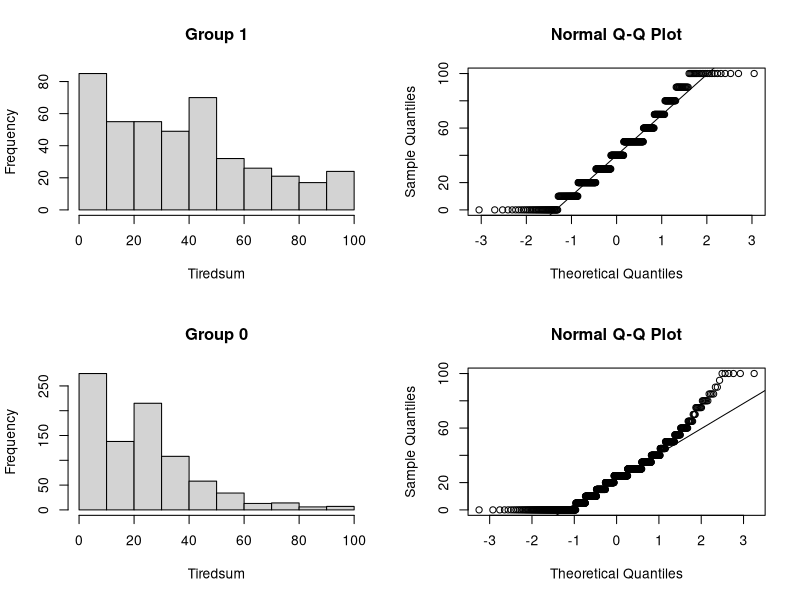

Reproduce this figure in R.
library(readr)
library(dplyr)
library(writexl)

# Read data
dat <- read_csv("data/matchedsample(1202).csv", show_col_types = FALSE) %>%
  transmute(
    Group = as.numeric(Group),
    Tiredsum = as.numeric(Tiredsum)
  ) %>%
  na.omit()

# Split groups
g1 <- dat %>% filter(Group == 1) %>% pull(Tiredsum)
g0 <- dat %>% filter(Group == 0) %>% pull(Tiredsum)

# Descriptive stats
desc <- function(x) c(
  n = length(x),
  mean = mean(x),
  sd = sd(x),
  median = median(x)
)

desc_g1 <- desc(g1)
desc_g0 <- desc(g0)

# Shapiro test
shapiro_res <- function(x, label){
  if (length(x) < 3 | length(x) > 5000) {
    return(data.frame(Group = label, n = length(x), W = NA, p = NA))
  }
  s <- shapiro.test(x)
  data.frame(Group = label, n = length(x),
             W = unname(s$statistic),
             p = s$p.value)
}

res <- rbind(
  shapiro_res(g1, "Migrant workers (Vietnam)"),
  shapiro_res(g0, "Non-migrant workers (Taiwan)")
)

# Save results
write_csv(res, "Tiredsum_normality.csv")
write_xlsx(res, "Tiredsum_normality.xlsx")

# Plots
png("Tiredsum_normality_plots.png", width = 1000, height = 800)
par(mfrow = c(2,2))

hist(g1, main = "Group 1", xlab = "Tiredsum")
qqnorm(g1); qqline(g1)

hist(g0, main = "Group 0", xlab = "Tiredsum")
qqnorm(g0); qqline(g0)

dev.off()

# Output
res
